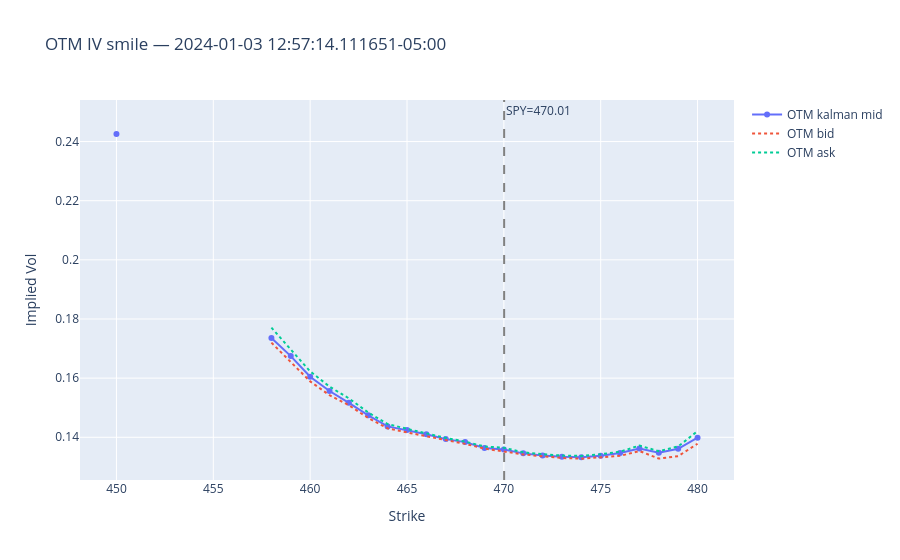

Notebook cell for this chart:
### Markdown cell above
## OTM smile — puts left wing, calls right wing

### Code cell
# Use the last available SPY price from the snapshot row as the ATM level.
# Below ATM: use put IVs (OTM puts).  Above ATM: use call IVs (OTM calls).

spy_mid = df_spy.filter(pl.col("ts_ns") <= snapshot_ts)["price"][-1]

otm_strikes = sorted(set(strikes_C) | set(strikes_P))
otm_mid, otm_bid, otm_ask = [], [], []

for k in otm_strikes:
    K_int = int(k)
    if k <= spy_mid and f"kalman_iv_{K_int}_P" in row.columns:
        otm_mid.append(row[f"kalman_iv_{K_int}_P"][0])
        otm_bid.append(row[f"bid_iv_{K_int}_P"][0])
        otm_ask.append(row[f"ask_iv_{K_int}_P"][0])
    elif k > spy_mid and f"kalman_iv_{K_int}_C" in row.columns:
        otm_mid.append(row[f"kalman_iv_{K_int}_C"][0])
        otm_bid.append(row[f"bid_iv_{K_int}_C"][0])
        otm_ask.append(row[f"ask_iv_{K_int}_C"][0])
    else:
        otm_mid.append(None)
        otm_bid.append(None)
        otm_ask.append(None)

fig = go.Figure()
fig.add_trace(go.Scatter(x=otm_strikes, y=otm_mid, mode="lines+markers", name="OTM kalman mid"))
fig.add_trace(
    go.Scatter(x=otm_strikes, y=otm_bid, mode="lines", name="OTM bid", line=dict(dash="dot"))
)
fig.add_trace(
    go.Scatter(x=otm_strikes, y=otm_ask, mode="lines", name="OTM ask", line=dict(dash="dot"))
)
fig.add_vline(x=spy_mid, line_dash="dash", line_color="gray", annotation_text=f"SPY={spy_mid:.2f}")
fig.update_layout(
    title=f"OTM IV smile — {snapshot_ts}",
    xaxis_title="Strike",
    yaxis_title="Implied Vol",
)
fig.show()

### Figure 1 — Plotly figure (JSON) as saved in the notebook; plotly's stock layout.template omitted (floating-point values rounded to 4 significant figures)
{"data": [{"mode": "lines+markers", "name": "OTM kalman mid", "type": "scatter", "x": [450, 454, 458, 459, 460, 461, 462, 463, 464, 465, 466, 467, 468, 469, 470, 471, 472, 473, 474, 475, 476, 477, 478, 479, 480], "y": [0.2426, null, 0.1736, 0.1675, 0.1605, 0.1556, 0.1517, 0.1474, 0.1437, 0.1425, 0.1411, 0.1394, 0.1384, 0.1364, 0.1358, 0.1346, 0.1338, 0.1334, 0.1333, 0.1337, 0.1347, 0.1362, 0.1348, 0.1361, 0.1399]}, {"line": {"dash": "dot"}, "mode": "lines", "name": "OTM bid", "type": "scatter", "x": [450, 454, 458, 459, 460, 461, 462, 463, 464, 465, 466, 467, 468, 469, 470, 471, 472, 473, 474, 475, 476, 477, 478, 479, 480], "y": [0.2357, null, 0.172, 0.1654, 0.1589, 0.1542, 0.1508, 0.1465, 0.143, 0.1416, 0.1404, 0.1389, 0.1378, 0.1362, 0.1351, 0.1342, 0.1336, 0.133, 0.1328, 0.1331, 0.1337, 0.1354, 0.1328, 0.1336, 0.1378]}, {"line": {"dash": "dot"}, "mode": "lines", "name": "OTM ask", "type": "scatter", "x": [450, 454, 458, 459, 460, 461, 462, 463, 464, 465, 466, 467, 468, 469, 470, 471, 472, 473, 474, 475, 476, 477, 478, 479, 480], "y": [0.2476, null, 0.1771, 0.1698, 0.1623, 0.1571, 0.1532, 0.1484, 0.1445, 0.1429, 0.1414, 0.1398, 0.1386, 0.1369, 0.1365, 0.1349, 0.1343, 0.1338, 0.1337, 0.1343, 0.1351, 0.1372, 0.1353, 0.1369, 0.1421]}], "layout": {"annotations": [{"showarrow": false, "text": "SPY=470.01", "x": 470.0, "xanchor": "left", "xref": "x", "y": 1, "yanchor": "top", "yref": "y domain"}], "shapes": [{"line": {"color": "gray", "dash": "dash"}, "type": "line", "x0": 470.0, "x1": 470.0, "xref": "x", "y0": 0, "y1": 1, "yref": "y domain"}], "title": {"text": "OTM IV smile — 2024-01-03 12:57:14.111651-05:00"}, "xaxis": {"title": {"text": "Strike"}}, "yaxis": {"title": {"text": "Implied Vol"}}}}
